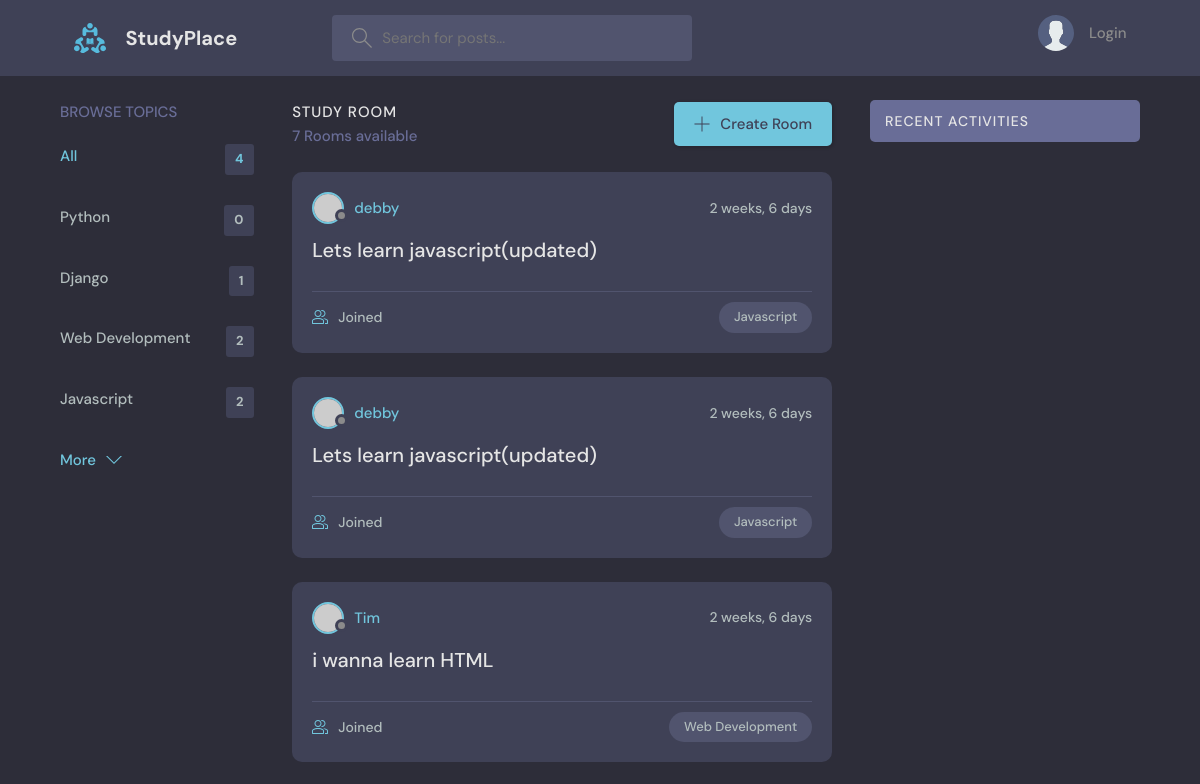
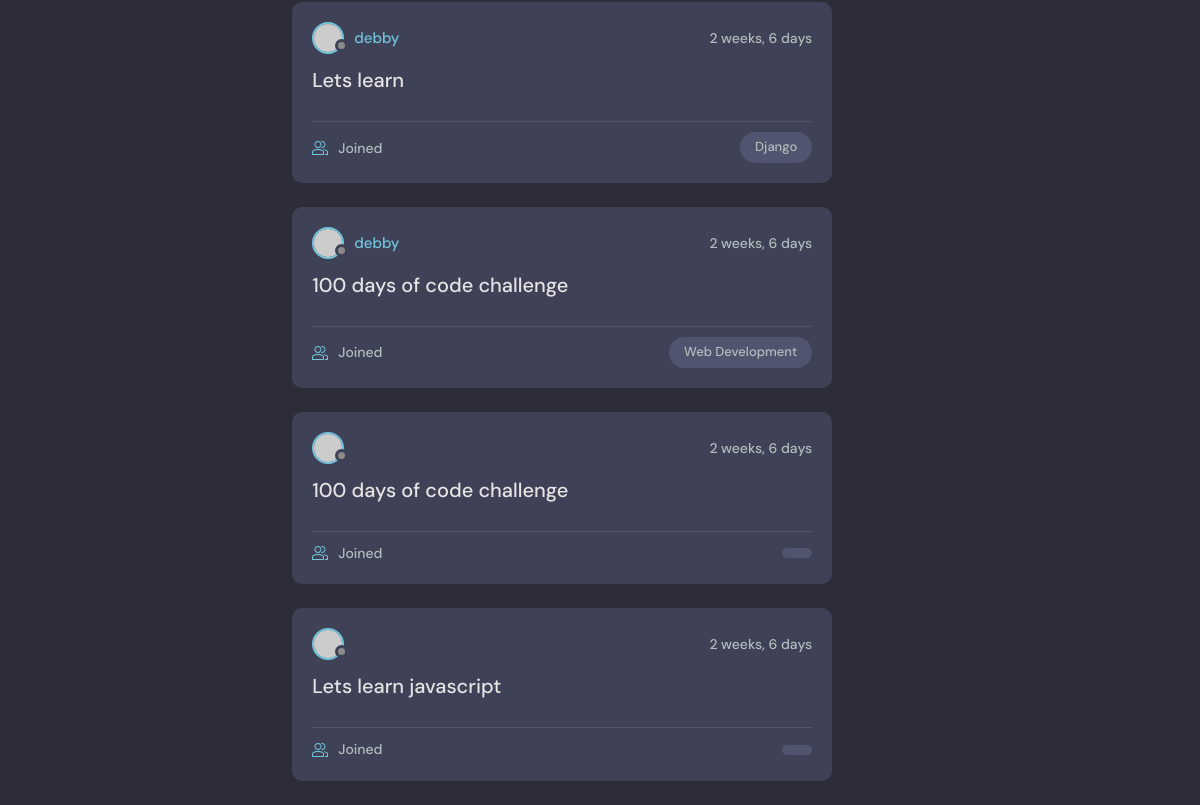
Before: / with the older database file (2 pictures, top to bottom).
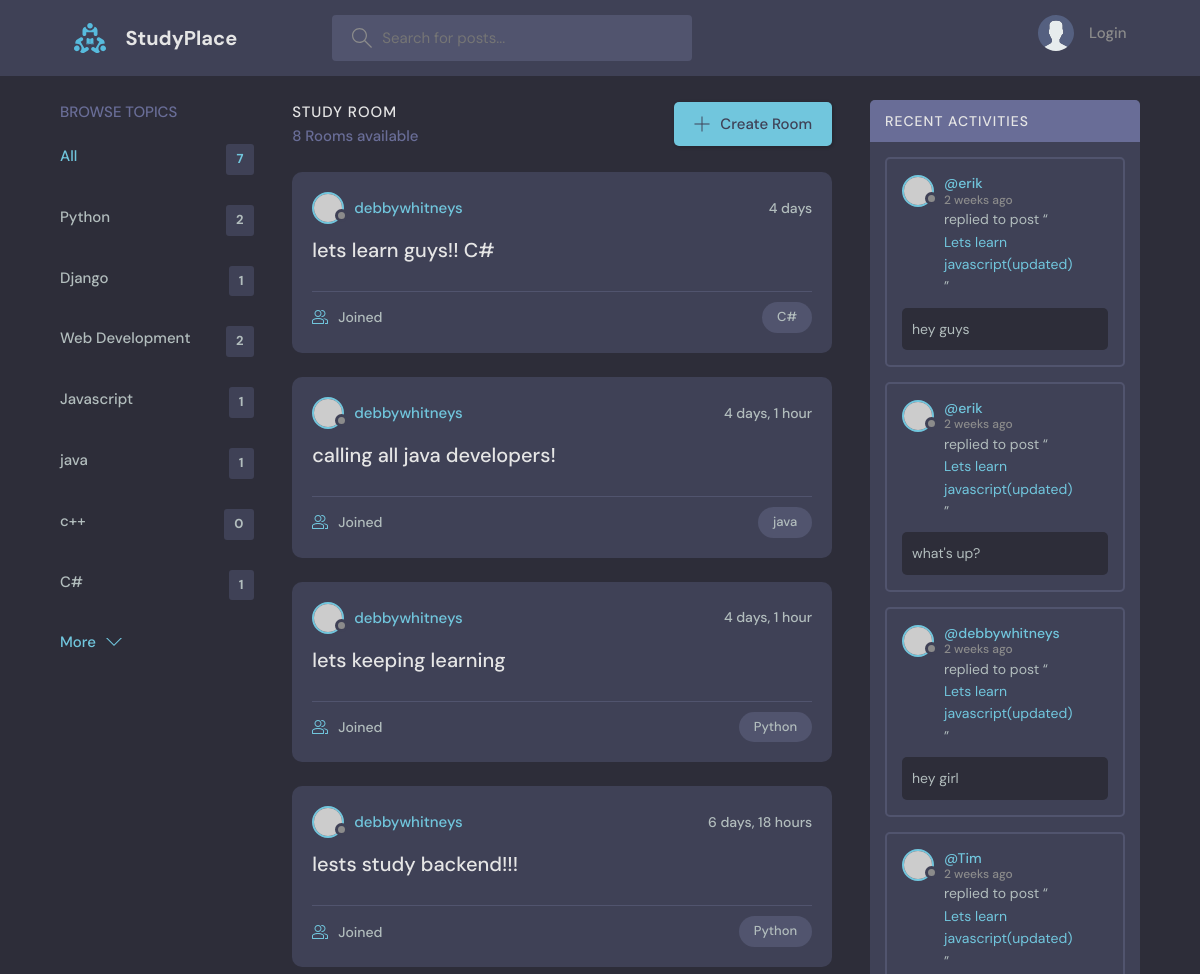
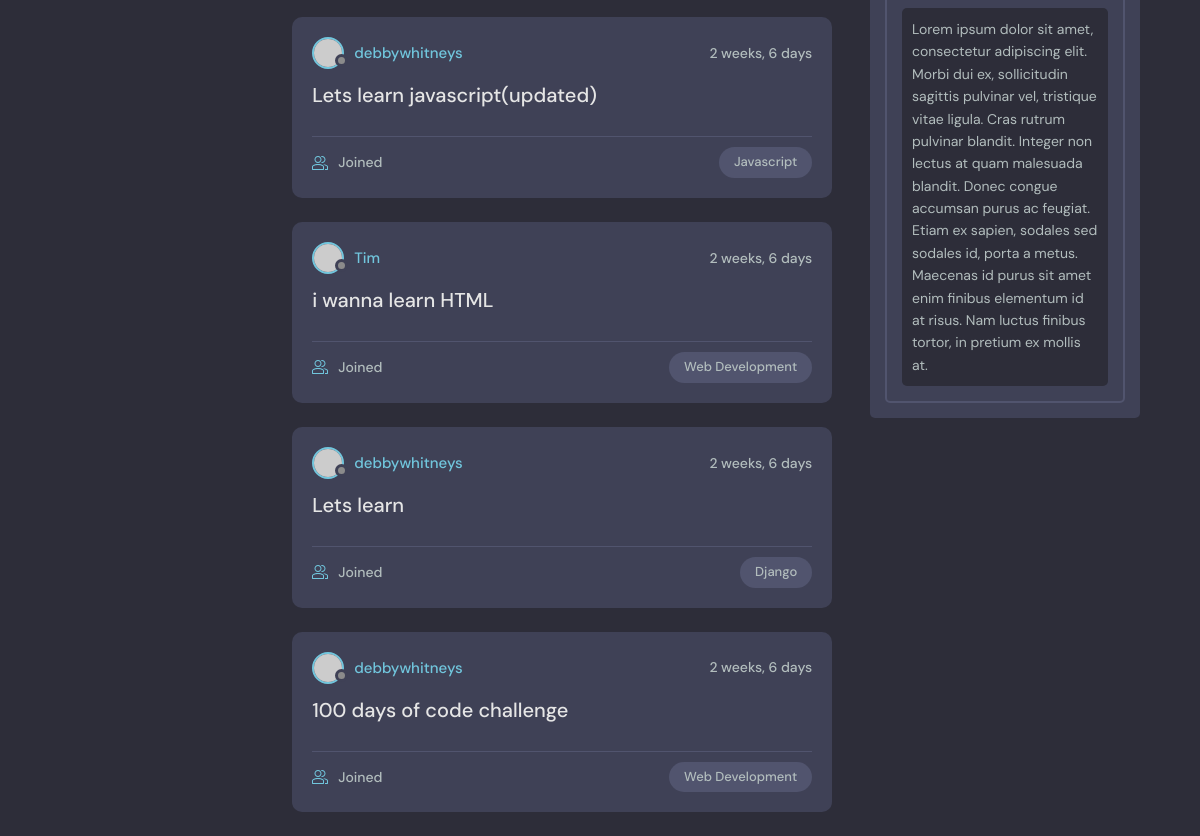
After: the same page with the newer database file (2 pictures, top to bottom).
### base/models.py (models this page shows, shortened)
class Topic(models.Model):
    name = models.CharField(max_length=200)

class Room(models.Model):
    host = models.ForeignKey(User,on_delete=models.SET_NULL, null=True)
    topic = models.ForeignKey(Topic,on_delete=models.SET_NULL, null=True)
    name = models.CharField(max_length=200)
    description = models.TextField(null=True, blank=True)
    Participants = models.ManyToManyField(
        User, related_name='participants', blank=True)
    updated = models.DateTimeField(auto_now=True)
    created = models.DateTimeField(auto_now_add=True)
    class Meta:
        ordering = ['-updated', '-created']

class Message(models.Model):
    user = models.ForeignKey(User, on_delete=models.CASCADE)
    room = models.ForeignKey(Room,on_delete=models.CASCADE)
    body = models.TextField()
    updated = models.DateTimeField(auto_now=True)
    created = models.DateTimeField(auto_now_add=True)
    class Meta:
        ordering = ['-updated', '-created']

### base/views.py (the view)
# urls.py: path('', views.home, name="home"),
def home(request):
    q = request.GET.get('q') if request.GET.get('q') != None else ''
    rooms = Room.objects.filter(
        Q(topic__name__icontains=q) |
        Q(name__icontains=q) |
        Q(description__icontains=q)
    )
    topics = Topic.objects.all()
    room_count = rooms.count()
    room_messages = Message.objects.filter(Q(room__topic__name__icontains=q))
    context = {'rooms': rooms, 'topics': topics,
               'room_count': room_count, 'room_messages': room_messages}
    return render(request, 'base/home.html', context)

### base/templates/base/home.html (shortened to what this page needs)
{% extends 'main.html' %}
{% block content %}
    <main class="layout layout--3">
      <div class="container">
         {% include 'base/topics_component.html' %}
        <div class="roomList">
          <div class="roomList__header">
            <div>
              <h2>Study Room</h2>
              <p>{{room_count}} Rooms available</p>
            </div>
            <a class="btn btn--main" href="{% url 'create-room' %}">
              <svg version="1.1" xmlns="http://www.w3.org/2000/svg" width="32" height="32" viewBox="0 0 32 32">
                <title>add</title>
                <path
                  d="M16.943 0.943h-1.885v14.115h-14.115v1.885h14.115v14.115h1.885v-14.115h14.115v-1.885h-14.115v-14.115z"
                ></path>
              </svg>
              Create Room
            </a>
          </div>
{% include 'base/feed_component.html' %}
        </div>
        {% include 'base/activity_component.html' %}
      </div>
    </main>
{% endblock content %}

### base/templates/base/topics_component.html
 <div class="topics">
          <div class="topics__header">
            <h2>Browse Topics</h2>
          </div>
          <ul class="topics__list">
            <li>
              <a href="{% url 'home' %}" class="active">All <span>{{topics.count}}</span></a>
            </li>
             {% for topic in topics %}
            <li>
              <a href="{% url 'home' %}?q={{topic.name}}">{{topic.name}}<span>{{topic.room_set.all.count}}</span></a>
            </li>
             {% endfor %}
          </ul>
          <a class="btn btn--link" href="topics.html">
            More
            <svg version="1.1" xmlns="http://www.w3.org/2000/svg" width="32" height="32" viewBox="0 0 32 32">
              <title>chevron-down</title>
              <path d="M16 21l-13-13h-3l16 16 16-16h-3l-13 13z"></path>
            </svg>
          </a>
        </div>

### base/templates/base/feed_component.html (shortened to what this page needs)
      {% for room in rooms%}
<div class="roomListRoom">
            <div class="roomListRoom__header">
              <a href="{% url 'user-profile' room.host.id %}" class="roomListRoom__author">
                <div class="avatar avatar--small">
                  <img src="https://randomuser.me/api/portraits/women/11.jpg" />
                </div>
                <span>{{room.host.username}}</span>
              </a>
              <div class="roomListRoom__actions">
                <span>{{room.created|timesince}}</span>
              </div>
            </div>
            <div class="roomListRoom__content">
              <a href="{% url 'room' room.id %}">{{room.name}}</a>
            </div>
            <div class="roomListRoom__meta">
              <a href="{% url 'room' room.id %}" class="roomListRoom__joined">
                {{room.participants.all.count}} Joined
              </a>
              <p class="roomListRoom__topic">{{room.topic.name}}</p>
            </div>
          </div>
      {% endfor %}

### base/templates/base/activity_component.html (shortened to what this page needs)
  <div class="activities">
          <div class="activities__header">
            <h2>Recent Activities</h2>
          </div>
        {% for message in room_messages %}
          <div class="activities__box">
            <div class="activities__boxHeader roomListRoom__header">
              <a href="{% url 'user-profile' message.user.id %}" class="roomListRoom__author">
                <div class="avatar avatar--small">
                  <img src="https://randomuser.me/api/portraits/women/11.jpg" />
                </div>
                <p>
                  @{{message.user}}
                  <span>{{message.created|timesince}} ago</span>
                </p>
              </a>
            </div>
            <div class="activities__boxContent">
              <p>replied to post “<a href="{% url 'room' message.room.id %}">{{message.room.name}}</a>”</p>
              <div class="activities__boxRoomContent">
                {{message.body}}
              </div>
            </div>
          </div>
      {% endfor %}
      </div>

Changed rows visible on the page:
removed Room: host.username "debby", created "2 weeks, 6 days", name "Lets learn javascript(updated)", topic.name "Javascript"
removed Room: created "2 weeks, 6 days", name "100 days of code challenge"
removed Room: created "2 weeks, 6 days", name "Lets learn javascript"
computed for Topic "Python": room_set.all.count "0" → "2"
computed for Topic "Javascript": room_set.all.count "2" → "1"
added Topic: name "java", room_set.all.count "1"
added Topic: name "c++", room_set.all.count "0"
added Topic: name "C#", room_set.all.count "1"
added Room: host.username "debbywhitneys", created "4 days", name "lets learn guys!! C#", topic.name "C#"
added Room: host.username "debbywhitneys", created "4 days, 1 hour", name "calling all java developers!", topic.name "java"
added Room: host.username "debbywhitneys", created "4 days, 1 hour", name "lets keeping learning", topic.name "Python"
added Room: host.username "debbywhitneys", created "6 days, 18 hours", name "lests study backend!!!", topic.name "Python"
changed Room "Lets learn javascript(updated)": host.username "debby" → "debbywhitneys"
changed through a linked row, Room "Lets learn": host.username "debby" → "debbywhitneys"
changed through a linked row, Room "100 days of code challenge": host.username "debby" → "debbywhitneys"
added Message: user "erik", created "2 weeks", room.name "Lets learn javascript(updated)", body "hey guys"
added Message: user "erik", created "2 weeks", room.name "Lets learn javascript(updated)", body "what's up?"
added Message: user "debbywhitneys", created "2 weeks", room.name "Lets learn javascript(updated)", body "hey girl"
added Message: user "Tim", created "2 weeks", room.name "Lets learn javascript(updated)", body "Lorem ipsum dolor sit amet, consectetur adipiscing elit. Morbi dui ex, sollicitudin sagittis pulvinar vel, tristique vitae ligula. Cras rutrum pulvinar blandit. Integer non lectus at quam malesuada blandit. Donec congue accumsan purus ac feugiat. Etiam ex sapien, sodales sed sodales id, porta a metus. Maecenas id purus sit amet enim finibus elementum id at risus. Nam luctus finibus tortor, in pretium ex mollis at."
Other visible differences:
{{ topics.count }}: "4" → "7"
{{ room_count }}: "7" → "8"
